Frame 1 (no input): blank canvas, image omitted
Frame 60 (the mouse pressed at the canvas centre just before this capture): blank canvas, image omitted
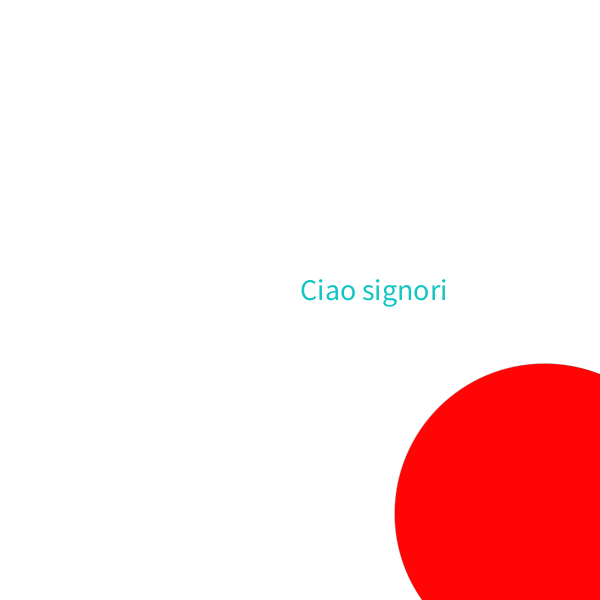
Frame 120 (the mouse held since frame 60 and released just before this capture)

The Processing sketch whose frames 1 and 60 were blank and that drew this single picture after the mouse press (run headless with seeded random() and noise(); from frame 60 on, the mouse is pressed at the canvas centre):

// Processing sketch: processing_173810
// ── processing_173810.pde

float x,y;

void setup()
{
  size(600,600);
  background(255);
  x=width/2;
  y=height/2;
  
}
void draw()
{
  background(255);
  fill(0);
  textSize(30);
 text("press",mouseX,mouseY);
  strokeWeight(0);
  fill(255,0,0);
  //stroke(0);
//ellipse(x,y,mouseX,mouseY);
//line(x,y,mouseX,mouseY);
// point(x,y);
//triangle(x,y,300,300,mouseX,mouseY);
  x = x + random(1,1.2);
  y = y + random(1,1.2);
  
  if (mousePressed==true) //((x>width)||(y>height))
  {
  x= random(100,width);
  y= random(0,height);
  background(255);
  fill(random(255),random(255),random(255));
  text("Ciao signori",mouseX,mouseY);
fill(255,0,0,250);  
  strokeWeight(0);
 ellipse(x,y,mouseX,mouseY);
  }
   
  
  }

  
  
